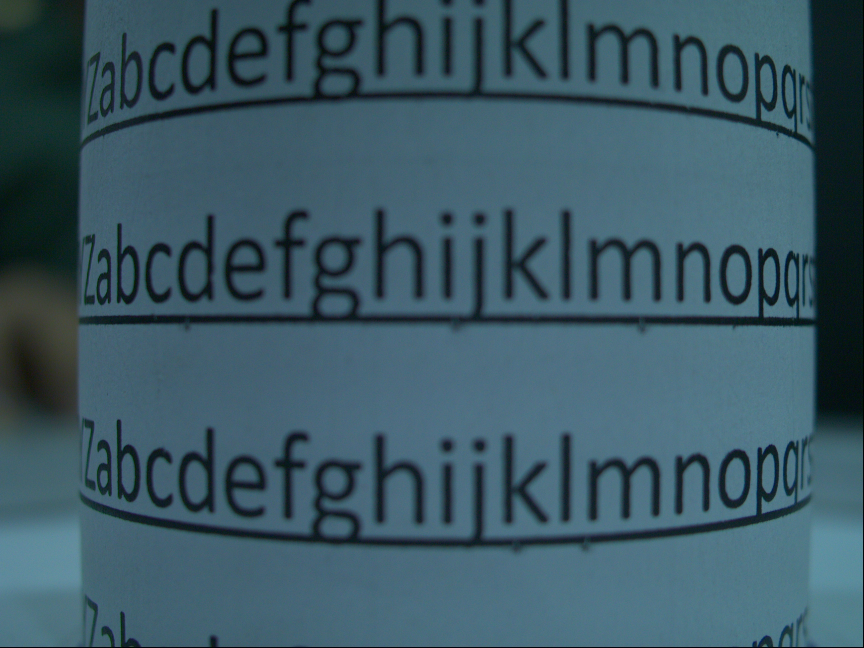
#> input picture camimage1.jpg, 2590 x 1942 px (shown at 1/3 size); its folder holds only this picture in this run
$ python -i stichlib.py   (imports and definitions only)
#> lines starting #> are read from the running program, lines starting #| are printed output that depends on the picture; after the words box and inside, x2 and y2 are one past the last pixel; in counts of white or black regions, pixels touching at a corner belong together
#> further down, picture is the input picture: shape (1942, 2590, 3); mean B, G, R 100.6, 88.4, 59.4
from pypylon import pylon
import numpy as np
import cv2
import random
from unwrap import *
import os


wid_all=2401


# [26 lines left out: functions image_loc, hconcat_resize, not called in this run]


#############################          X and Y correction             ###################################


def Unwrap(image,two_point=None):
    # shape = {"tag": "label", "shape": [{"x": 0.0131332142857142842, "y": 0.05259140625},
    #                                   {"x": 0.50655701811449864, "y": -0.06994404355243445227},
    #                                   {"x": 0.976632539682539681, "y": 0.05219171875},
    #                                   {"x": 0.9766567460317459, "y": 0.9669258984375},
    #                                   {"x": 0.50647501824501454, "y": 1.09952298867391453},#x=0.484,y=0.995
    #                                   {"x": 0.013134920634920626, "y": 0.9669258984375}]}

    shape = {"tag": "label", "shape": [{"x": 0.01134, "y": 0.15525},
                                      {"x": 0.5, "y": 0.049210},#1111
                                      {"x": 0.98866, "y": 0.15525},
                                      {"x": 0.98866, "y": 0.84475},
                                      {"x": 0.5, "y":0.95079},#x=0.484,y=0.995  0.02259140625    #0.99889999298867991453
                                      {"x": 0.01134, "y": 0.84475}]}
    points=[[ two_point[0][0],   two_point[0][1]],
            [ two_point[1][0],   two_point[1][1]],
            [ 1-two_point[0][0], two_point[0][1]],
            [ 1-two_point[0][0], 1-two_point[0][1]],
            [ two_point[1][0] ,  1-two_point[1][1]],
            [ two_point[0][0] ,  1-two_point[0][1]] ]

    # [4 lines of commented-out code are left out]

    imcv = image.copy()

    padimage=imcv.copy() #cv2.copyMakeBorder(imcv, 0, 0, 20, 20, cv2.BORDER_CONSTANT, None, value = 0)
    # cv2.imshow("pad",padimage)
    unwrapper = LabelUnwrapper(src_image=padimage, percent_points=points)

    dst_image = unwrapper.unwrap(True)
    for point in unwrapper.points:
        cv2.line(unwrapper.src_image, tuple(point), tuple(point), color=YELLOW_COLOR, thickness=3)


    unwrapper.draw_mesh()
    sharpen_kernel = np.array([[-1,-1,-1], [-1,9,-1], [-1,-1,-1]])
    h,w=dst_image.shape[:2]
    # x_correction = dst_image[int(h*0.04):h-int(h*0.07),int(w*0.12):w-int(w*0.12)]
    x_correction = dst_image[int(h*0.01):h-int(h*0.02),int(w*0.15):w-int(w*0.15)]

    x_s=x_correction.copy()
    for points in range(0,x_s.shape[0],20):
      sharpen=  cv2.line(x_s,(0,points),(100000,points),(0,255,0),1)
    # cv2.imshow('x_', x_s)


    # cv2.imshow("image_with_mask.png", padimage)
    shape = {"tag": "label", "shape": [{"x": 0.0131332142857142842, "y": 0.020259140625},
                                      {"x": 0.50655701811449864, "y":0.0100627994404355243445227 },
                                      {"x": 0.996632539682539681, "y":0.020259140625},
                                      {"x": 0.9966567460317459, "y": 0.969258984375},
                                      {"x": 0.50647501824501454, "y":.979329952298867391453 },#x=0.484,y=0.995
                                      {"x": 0.013134920634920626, "y":0.969258984375}]}


    points = []
    for point in shape['shape']:
        points.append([point['x'], point['y']])
    imcv = cv2.rotate(x_correction.copy(), cv2.ROTATE_90_CLOCKWISE)

    padimage=cv2.copyMakeBorder(imcv, 0, 0, 20, 20, cv2.BORDER_CONSTANT, None, value = (255,255,255))#imcv #
    # cv2.imshow("pad",padimage)
    unwrapper = LabelUnwrapper(src_image=padimage, percent_points=points)

    dst_image = unwrapper.unwrap(True)
    for point in unwrapper.points:
        cv2.line(unwrapper.src_image, tuple(point), tuple(point), color=YELLOW_COLOR, thickness=3)


    unwrapper.draw_mesh()
    sharpen_kernel = np.array([[-1,-1,-1], [-1,9,-1], [-1,-1,-1]])
    h,w=dst_image.shape[:2]
    # y_correctio = dst_image[int(h*0.02):h-int(h*0.02),int(w*0.1):w-int(w*0.1)]
    y_correctio = dst_image[int(h*0.001):h-int(h*0.001),int(w*0.15):w-int(w*0.15)]


    # cv2.imshow('purwe', dst_image)


    # cv2.imshow("y_image_with_mask.png", padimage)
    sharpen = cv2.rotate(y_correctio, cv2.ROTATE_90_COUNTERCLOCKWISE)

    return sharpen
    # [4 lines of commented-out code are left out]


def removenoise(image,plan_rod=True):
#> called with plan_rod = False
    try:
        gray = cv2.cvtColor(image, cv2.COLOR_BGR2GRAY)
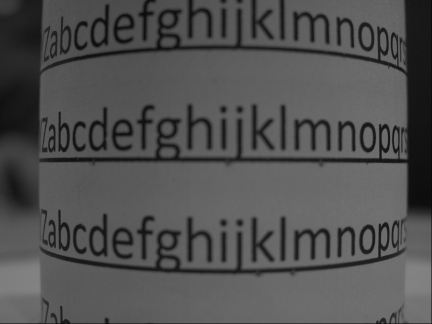
#> gray: shape (1942, 2590) (shown at 1/6 size); min 0, max 138, mean 81.1
        # [6 lines of commented-out code are left out]

        if plan_rod:
            gray = cv2.bilateralFilter(gray.T, 21, 95, 95)
            thresh = cv2.threshold(gray, 0, 255, cv2.THRESH_BINARY+cv2.THRESH_OTSU)[1]

            height, width = thresh.shape

            if height*width - np.count_nonzero(thresh == 255) > (height*width)//2:
                thresh = cv2.threshold(
                    gray, 0, 255, cv2.THRESH_BINARY_INV+cv2.THRESH_OTSU)[1]
                print("inverse")
        else:
            thresh=cv2.Canny(gray.T,10,75,2)
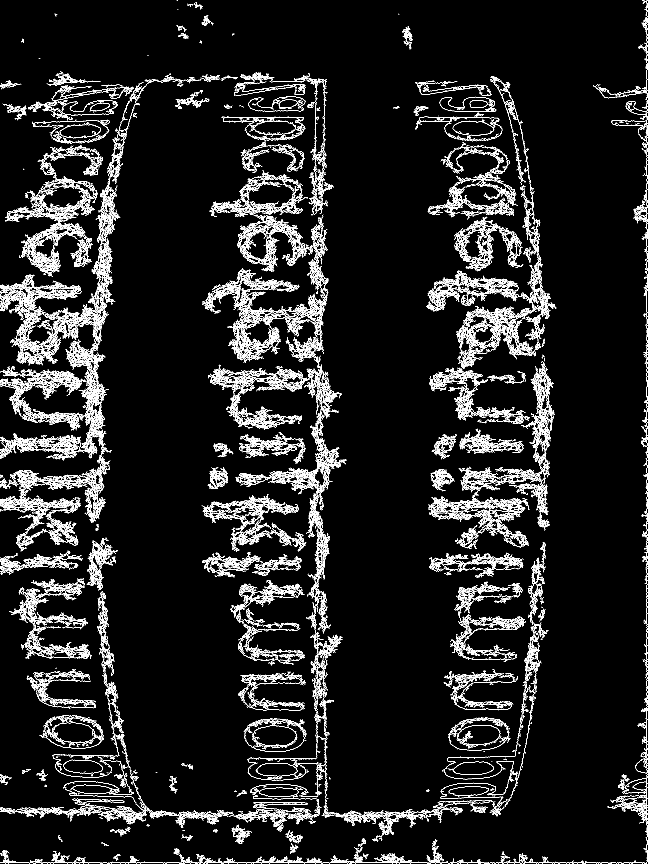
#> thresh: shape (2590, 1942) (shown at 1/3 size); 5.8% white in thin lines or dots

        thresh=cv2.dilate(thresh,(3,3),iterations=10)
#> thresh: shape (2590, 1942); 23.5% white; 88 white regions (4 under 20 px), largest, box (x1, y1, x2, y2) and area: (0, 217, 1646, 2534) 360112, (0, 214, 660, 1664) 251388, (1278, 229, 1669, 1657) 151671

    except:
        thresh = image
    if plan_rod:
        mul=4.5
    else:mul=1.2

    Thres = thresh.copy()
    height, width = thresh.shape

    summ = width*255
    for y in range(0, height):
        x_sum = np.sum(thresh[y][:])
        if summ-x_sum >summ/mul: #summ/1.6:
            thresh[y][:] = 0
#> this loop made 2590 passes
#> x_sum on passes 1 to 3: 1020, 2040, 3315
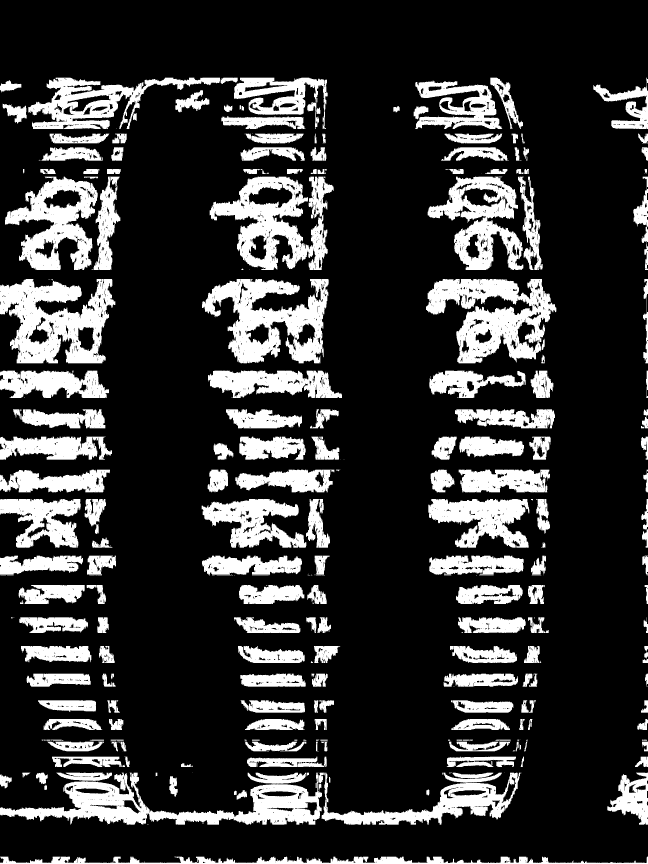
#> thresh: shape (2590, 1942) (shown at 1/3 size); 20.6% white; 339 white regions (103 under 20 px), largest, box (x1, y1, x2, y2) and area: (0, 2318, 966, 2474) 54695, (0, 837, 346, 1090) 51920, (1278, 837, 1669, 1090) 51860
    # cv2.imshow("threshh",thresh.T)
    for y in range(0, height):
        if np.sum(thresh[y][:]) == 0:

            if y < 300:
                thresh[:y][:] = 0
                break

    for y in range(height-1, 0, -1):
        if np.sum(thresh[y][:]) == 0:
            if y > height-300:
                thresh[y:][:] = 0
                break
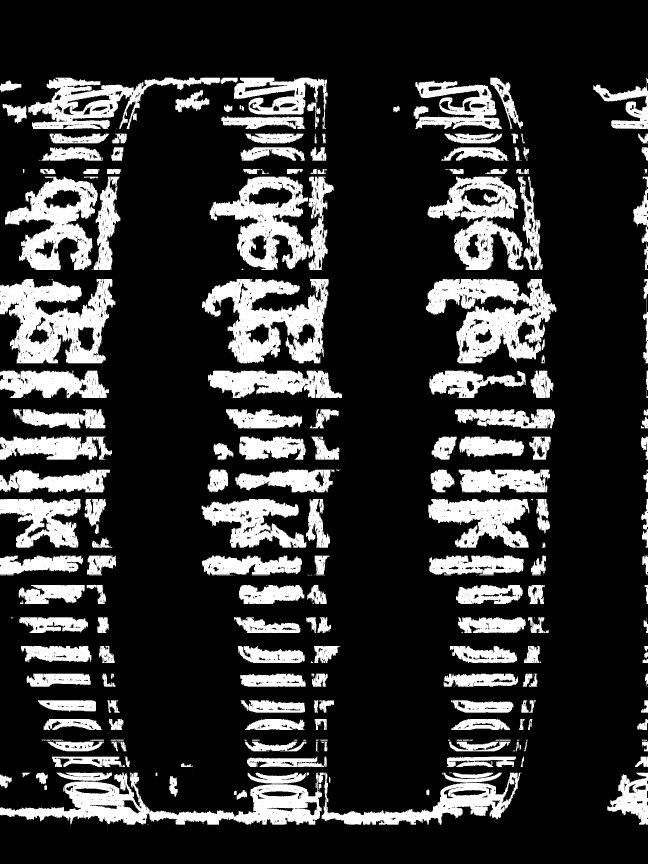
#> thresh: shape (2590, 1942) (shown at 1/3 size); 20.3% white; 336 white regions (101 under 20 px), largest, box (x1, y1, x2, y2) and area: (0, 2318, 966, 2474) 54695, (0, 837, 346, 1090) 51920, (1278, 837, 1669, 1090) 51860
    return thresh.T, Thres.T

# [39 lines left out: functions vconcat_resize, predict_points, not called in this run]

def unrap(frame,plan_rod=False,two_points=None):
    global wid_all

    fam=frame.copy()
    new, thresh = removenoise(frame,plan_rod=plan_rod)
#> new: shape (1942, 2590); 20.3% white; 336 white regions (101 under 20 px), largest, box (x1, y1, x2, y2) and area: (2318, 0, 2474, 966) 54695, (837, 0, 1090, 346) 51920, (837, 1278, 1090, 1669) 51860
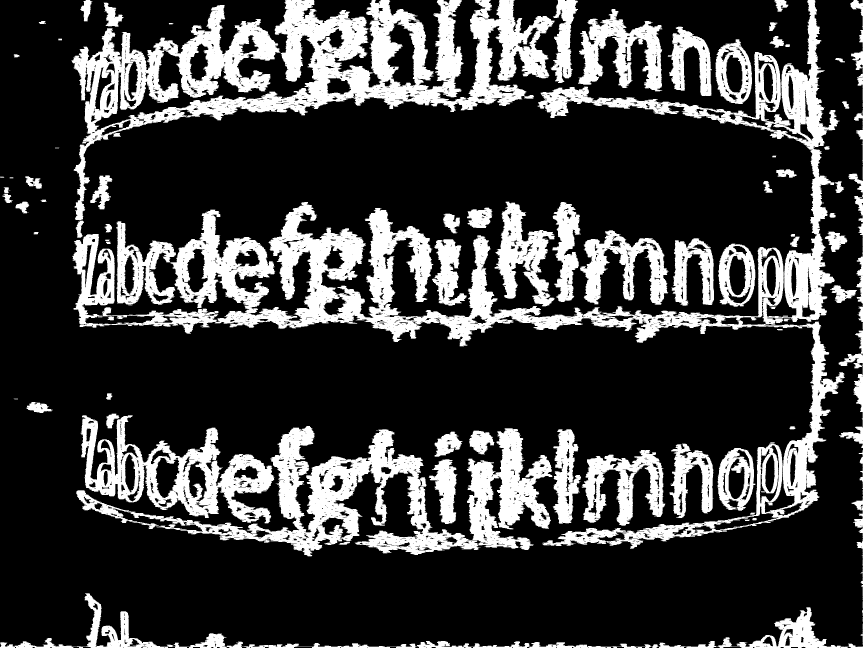
#> thresh: shape (1942, 2590) (shown at 1/3 size); 23.5% white; 88 white regions (4 under 20 px), largest, box (x1, y1, x2, y2) and area: (217, 0, 2534, 1646) 360112, (214, 0, 1664, 660) 251388, (229, 1278, 1657, 1669) 151671
    new=cv2.dilate(new,(3,3),iterations=4)
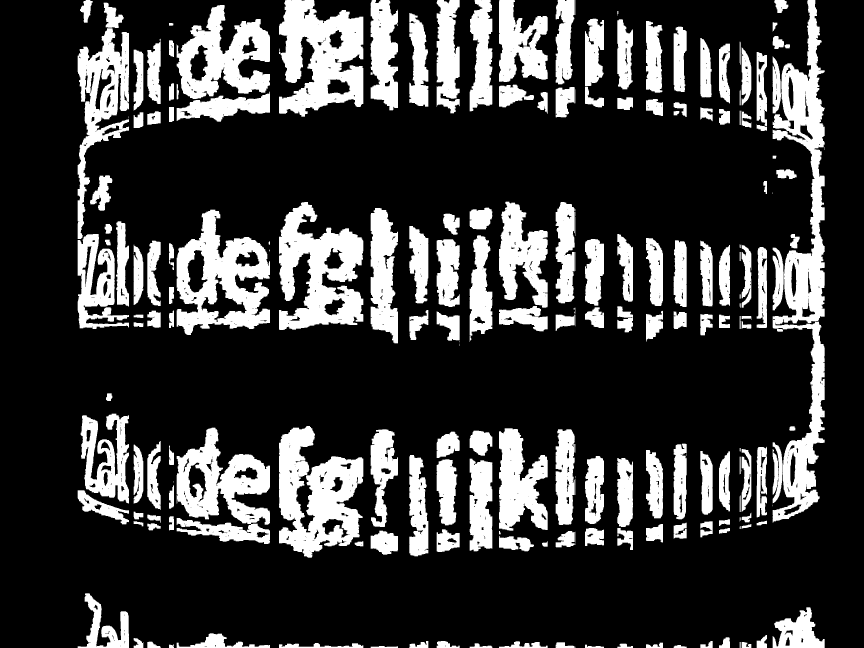
#> new: shape (1942, 2590) (shown at 1/3 size); 22.9% white; 215 white regions (20 under 20 px)

    contours, _ = cv2.findContours(
        new, cv2.RETR_TREE, cv2.CHAIN_APPROX_NONE)
#> contours = 898 contours, 462 with area under 20; largest, box (x1, y1, x2, y2) and area: (2318, 0, 2474, 1568) 96470, (530, 629, 810, 1005) 66444, (837, 1278, 1090, 1673) 61091, (837, 0, 1090, 350) 60722, (837, 606, 1090, 990) 59146
    # for cntr in contours:
    #     cv2.drawContours(frame, [cntr], 0, (255, 25, 255), -1)

    contours = np.concatenate(contours)
#> contours = contour of 101979 points, box (x1, y1, x2, y2) (233, 0, 2474, 1942), area 2093210
    x, y, w, h = cv2.boundingRect(contours)
#> x = 233; y = 0; w = 2241; h = 1942

    # cv2.rectangle(frame, (x, y), (x+w, y+frame.shape[1]), (25, 255, 255), 3)
    # cv2.imshow("frammm",frame)
    # print(w-10)
    if w-10!=wid_all:
        dw=wid_all//2-(w-10)//2
#> dw = 85
        # print(dw)
        final_img=fam[y:y+h,x-dw:x+w-10+dw]
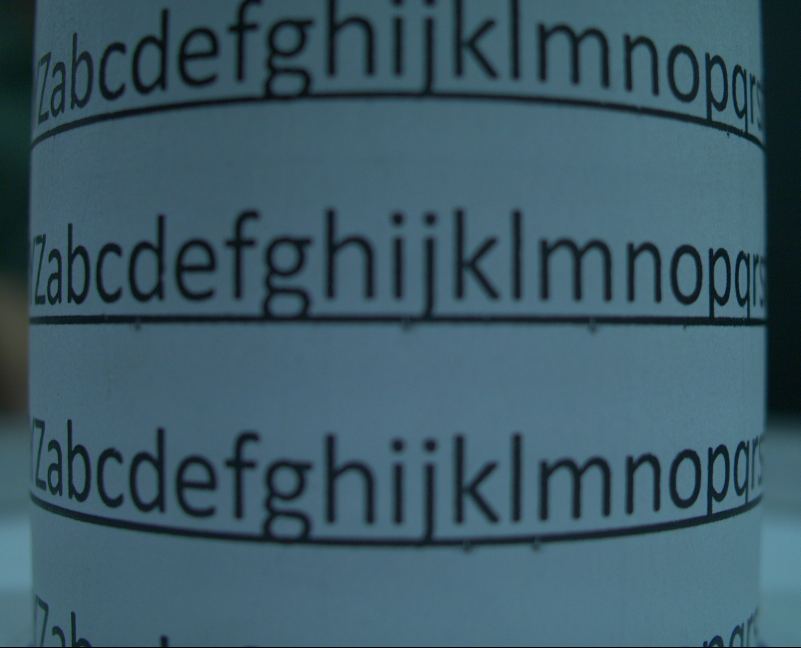
#> final_img: shape (1942, 2401, 3) (shown at 1/3 size); mean B, G, R 103.3, 90.3, 60.9
    else:
        final_img=fam[y:y+h,x:x+w-10]
    # cv2.imshow("thresh", thresh)
    # cv2.imshow("12", new)
    # cv2.imshow("final_image",final_img)
    final=Unwrap(final_img,two_point=two_points)
#     cv2.imshow("1", fam)

# # cv2.imshow("11", frame)
    # cv2.waitKey(0)


    # cv2.destroyAllWindows()
    return final,thresh,new


>>> import cv2
>>> picture = cv2.imread('camimage1.jpg')
#> (the run stopped early here; a loop or call above may not have finished)

$ run again, on camimage2.jpg
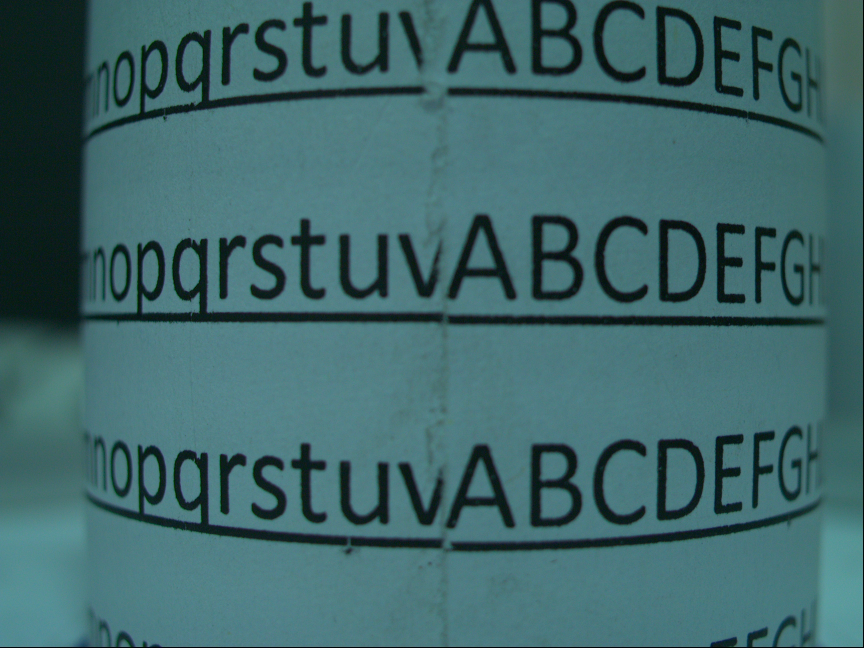
#> input picture camimage2.jpg, 2590 x 1942 px (shown at 1/3 size)
#> picture is the input picture: shape (1942, 2590, 3); mean B, G, R 106, 103.1, 63
#> in removenoise, `thresh=cv2.dilate(thresh,(3,3),iterations=10)`:
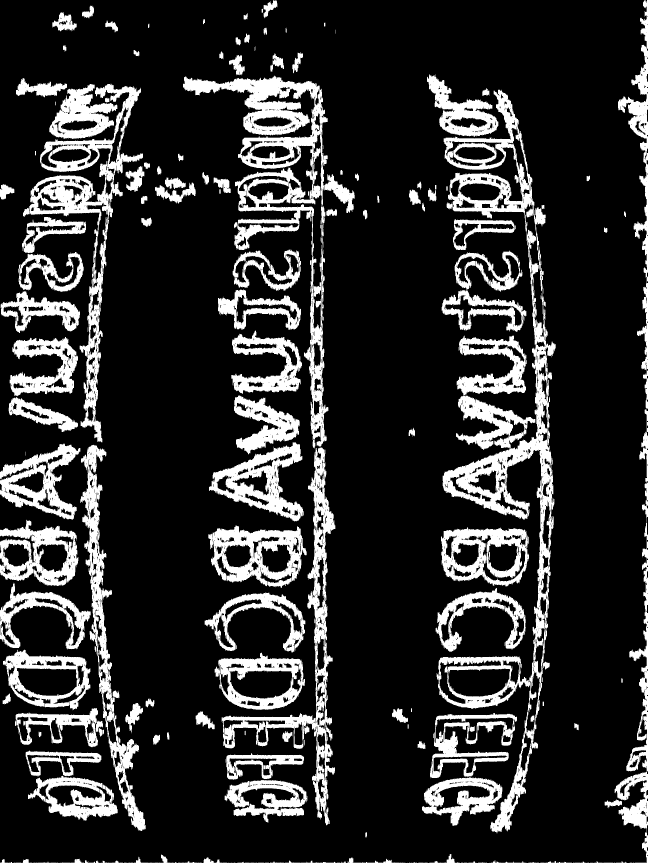
#> thresh: shape (2590, 1942) (shown at 1/3 size); 17.8% white; 173 white regions (22 under 20 px), largest, box (x1, y1, x2, y2) and area: (1328, 269, 1667, 2500) 102229, (549, 227, 985, 1345) 82100, (88, 251, 429, 1327) 54618
#> the loop in removenoise, `for y in range(0, height):` made 2590 passes
#> x_sum on passes 1 to 3: 1530, 2550, 3570
#> in unrap, `contours, _ = cv2.findContours( new, cv2.RETR_TREE, cv2.CHAIN_APPROX_N..`: contours = 821 contours, 320 with area under 20; largest, box (x1, y1, x2, y2) and area: (1300, 1328, 1532, 1667) 44827, (1588, 625, 1745, 924) 39284, (1588, 1323, 1745, 1591) 38332, (1588, 0, 1745, 239) 33092, (1327, 627, 1532, 913) 31212
#> in unrap, `contours = np.concatenate(contours)`: contours = contour of 99665 points, box (x1, y1, x2, y2) (243, 0, 2448, 1942), area 1788606
#> x = 243; y = 0; w = 2205; h = 1942
#> dw = 103
#> in unrap, `final_img=fam[y:y+h,x-dw:x+w-10+dw]`:
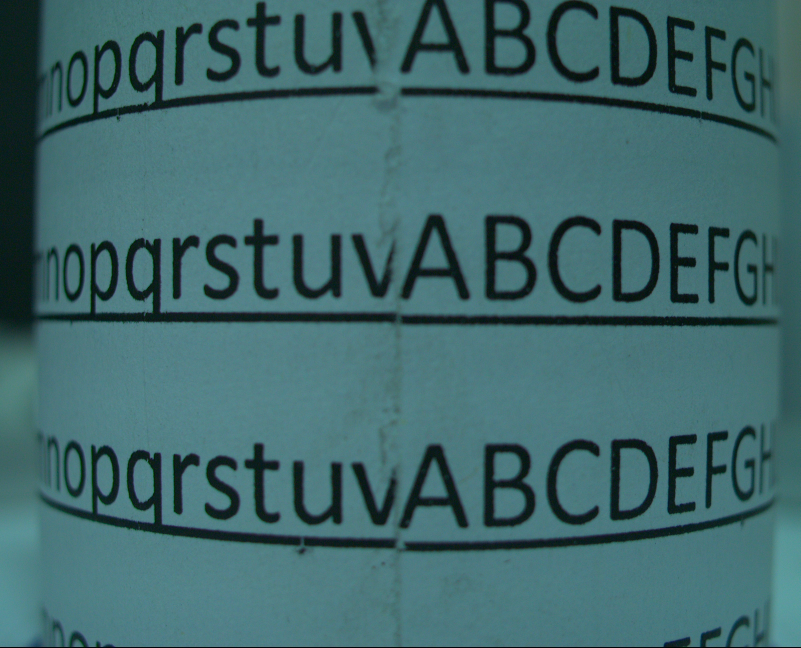
#> final_img: shape (1942, 2401, 3) (shown at 1/3 size); mean B, G, R 107.9, 104.7, 64.3
